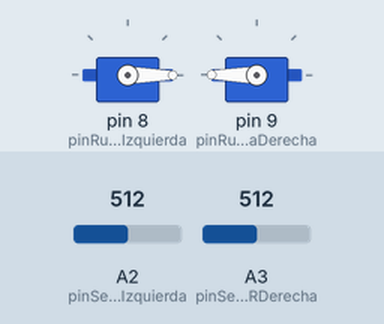
Simulated run of this sketch. Board: Arduino Uno, built with avr-gcc and run on an emulated ATmega328P. Parts: 2 × servo. Inputs (shaded band) come from the test bench; at power-on: A2 (pinSensorLDRIzquierda) = 512, A3 (pinSensorLDRDerecha) = 512.

Above: at 1.2 s.
1.3 s: A2 (pinSensorLDRIzquierda) set to 211
2.8 s: A2 (pinSensorLDRIzquierda) set to 185
At 3.8 s:
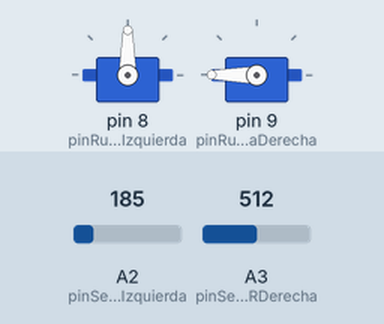
4.3 s: A3 (pinSensorLDRDerecha) set to 212
5.8 s: A3 (pinSensorLDRDerecha) set to 189
At 6.7 s:
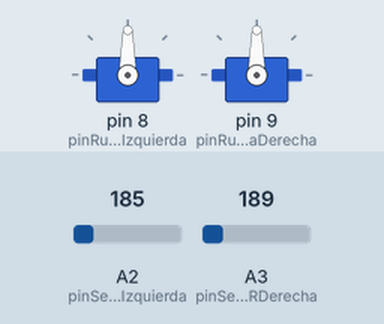
7.3 s: A2 (pinSensorLDRIzquierda) set to 210
At 8.4 s:
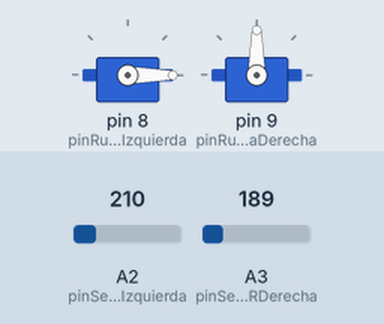
8.8 s: A2 (pinSensorLDRIzquierda) set to 190
At 9.8 s:
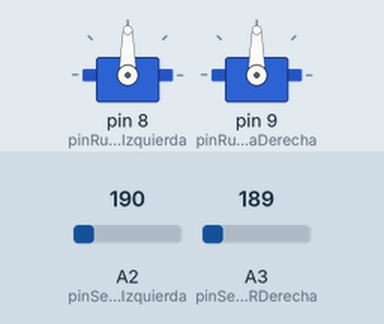
Timing chart, 0 to 11.3 s (numbered marks = the images above; inputs shaded):
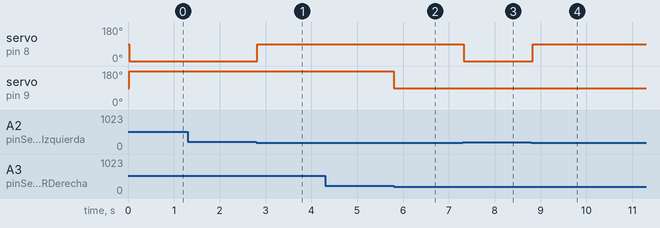

The sketch:

EvitaLuz.ino
```cpp
/******************************************************************
 *                           Librerias                            *
 ******************************************************************/

#include <Servo.h>

/******************************************************************
 *                    Definicion de variable                      *
 ******************************************************************/

/* Definicion de Pines para la placa */

#define pinRuedaIzquierda              8
#define pinRuedaDerecha                9
#define pinSensorLDRIzquierda         A2      /*   Sensor de luz izquierdo     */
#define pinSensorLDRDerecha           A3      /*   Sensor de luz derecho       */

/* Definicion de los valores que se pones a los servos de rotación continua,
 es decir, a las ruedas */
#define ruedaParadaValor              90
#define ruedaIzquierdaAvanceValor      0
#define ruedaIzquierdaRetrocesoValor 180
#define ruedaDerechaAvanceValor      180
#define ruedaDerechaRetrocesoValor     0

/* Definimos los posibles estados de la maquina de estados del programa */
#define CONTROL_MANUAL                 0
#define SEGUIR_LINEAS                  1
#define EVITAR_LUCES                   2
#define EVITAR_OBSTACULOS              3

/* Variable que controla el estado actual del programa */
int estadoActual;

/* Objetos de la clase servo para cada servo */
Servo ruedaIzquierda;                         /*  Valores entre 0 y 180  */
Servo ruedaDerecha;                           /*  Valores entre 0 y 180  */

/* Variables del modo evitar luz */
int sensorLuzIzquierda;
int sensorLuzDerecha;
int luzValorLimite;

/* Delay por defecto */
#define delayDefecto                 10

/******************************************************************
 *                     Definicion de funciones                    *
 ******************************************************************/

void pararRuedas() {
  ruedaIzquierda.write(ruedaParadaValor);
  delay(delayDefecto);

  ruedaDerecha.write(ruedaParadaValor);
  delay(delayDefecto);
}

/* El robot esta en el modo evitar la luz */
void evitarLaLuz() {
  /* Leer los datos de los sensores LDR */
  sensorLuzIzquierda = analogRead(pinSensorLDRIzquierda);
  sensorLuzDerecha = analogRead(pinSensorLDRDerecha);

  /* Si el sensor de la derecha no recibe nada pararemos la rueda derecha,
  sino haremos que avance */
  if (sensorLuzDerecha < luzValorLimite) {
    ruedaDerecha.write(ruedaParadaValor);
    delay(delayDefecto);

  } else {
    ruedaDerecha.write(ruedaDerechaAvanceValor);
    delay(delayDefecto);
  }

  /* Si el sensor de la izquierda no recibe nada pararemos la rueda izquierda,
  sino haremos que avance */
  if (sensorLuzIzquierda < luzValorLimite) {
    ruedaIzquierda.write(ruedaParadaValor);
    delay(delayDefecto);

  } else {
    ruedaIzquierda.write(ruedaIzquierdaAvanceValor);
    delay(delayDefecto);

  }
}

/******************************************************************
 *                             Setup                              *
 ******************************************************************/

void setup() {
  /* Definimos el pin necesario para cada objeto */
  ruedaIzquierda.attach(pinRuedaIzquierda);
  ruedaDerecha.attach(pinRuedaDerecha);

  /* No definimos los pines para los sensores analogiocs del A0 y A1 */

  /* Paramos el robot al principio */
  pararRuedas();

  /* Actualizamos el estado */
  estadoActual = EVITAR_LUCES;

  /*Elegimos un valor umbral para la luz */
  luzValorLimite = 200;
}

/******************************************************************
 *                             Loop                              *
 ******************************************************************/

void loop() {

  /* Segun el estado en el que esté realizo una u otra tarea */
  switch (estadoActual)
  {
    case CONTROL_MANUAL:

      break;
    case SEGUIR_LINEAS:

      break;
    case EVITAR_LUCES:
      evitarLaLuz();
      break;
    case EVITAR_OBSTACULOS:

      break;
  }

}
```

Measured:
- the behaviour switches between 200 and 199 on A2 (pinSensorLDRIzquierda) (found by bisection; images 0 and 1)
- the behaviour switches between 200 and 199 on A3 (pinSensorLDRDerecha) (found by bisection; images 1 and 2)
- after the input at 1.3 s, every drawn part: stays the same
- after the input at 2.8 s, servo on pin 8 (pinRuedaIzquierda): 0° → 90° at once
- after the input at 4.3 s, every drawn part: stays the same
- after the input at 5.8 s, servo on pin 9 (pinRuedaDerecha): 180° → 90° at once
- after the input at 7.3 s, servo on pin 8 (pinRuedaIzquierda): 90° → 0° at once
- after the input at 8.8 s, servo on pin 8 (pinRuedaIzquierda): 0° → 90° at once
